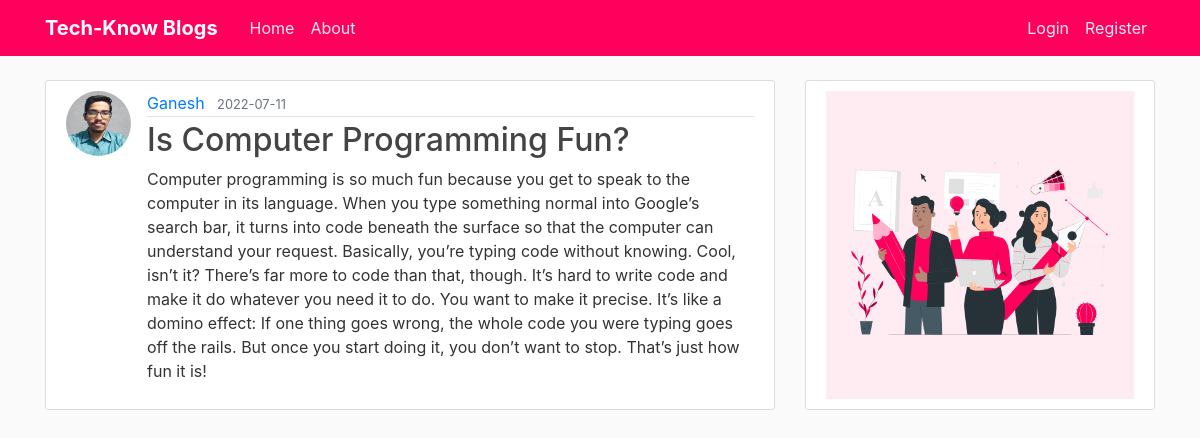
Screenshot of /post/2 with the database file from the repository.
### blog/models.py (models this page shows, shortened)
class User(db.Model, UserMixin):
    id = db.Column(db.Integer, primary_key=True)
    username = db.Column(db.String(20), unique=True, nullable=False)
    email = db.Column(db.String(120), unique=True, nullable=False)
    image_file = db.Column(db.String(20), nullable=False, default='default.jpg')
    password = db.Column(db.String(60), nullable=False)
    posts = db.relationship('Post', backref='author', lazy=True)

class Post(db.Model):
    id = db.Column(db.Integer, primary_key=True)
    title = db.Column(db.String(100), nullable=False)
    date_posted = db.Column(db.DateTime, nullable=False, default=datetime.utcnow)
    content = db.Column(db.Text, nullable=False)
    user_id = db.Column(db.Integer, db.ForeignKey('user.id'), nullable=False)

### blog/routes.py (the view)
@app.route("/post/<int:post_id>")
def post(post_id):
    post = Post.query.get_or_404(post_id)
    return render_template('post.html', title=post.title, post=post)

### blog/templates/post.html (shortened to what this page needs)
{% extends "layout.html" %}
{% block content %}
  <article class="media content-section">
    <img class="rounded-circle article-img" src="{{ url_for('static', filename='profile_pics/' + post.author.image_file) }}">
    <div class="media-body">
      <div class="article-metadata">
        <a class="mr-2" href="{{ url_for('user_posts', username=post.author.username) }}">{{ post.author.username }}</a>
        <small class="text-muted">{{ post.date_posted.strftime('%Y-%m-%d') }}</small>
      </div>
      <h2 class="article-title">{{ post.title }}</h2>
      <p class="article-content">{{ post.content }}</p>
    </div>
  </article>
{% endblock content %}

### blog/static/main.css (style rules this page uses)
body { background: #fafafa; color: #333333; margin-top: 5rem; }
h1, h2, h3, h4, h5, h6 { color: #444444; }
.content-section { background: #ffffff; padding: 10px 20px; border: 1px solid #dddddd; border-radius: 3px; margin-bottom: 20px; }
.article-title { color: #444444; }
.article-content { white-space: pre-line; }
.article-img { height: 65px; width: 65px; margin-right: 16px; }
.article-metadata { padding-bottom: 1px; margin-bottom: 4px; border-bottom: 1px solid #e3e3e3 }

### rows the page displays
User: image_file (placeholder picture), author.username "Ganesh"
Post: date_posted "2022-07-11", title "Is Computer Programming Fun?", content "Computer programming is so much fun because you get to speak to the computer in its language. When you type something normal into Google’s search bar, it turns into code beneath the surface so that the computer can understand your request. Basically, you’re typing code without knowing. Cool, isn’t it? There’s far more to code than that, though. It’s hard to write code and make it do whatever you need it to do. You want to make it precise. It’s like a domino effect: If one thing goes wrong, the whole code you were typing goes off the rails. But once you start doing it, you don’t want to stop. That’s just how fun it is!"
